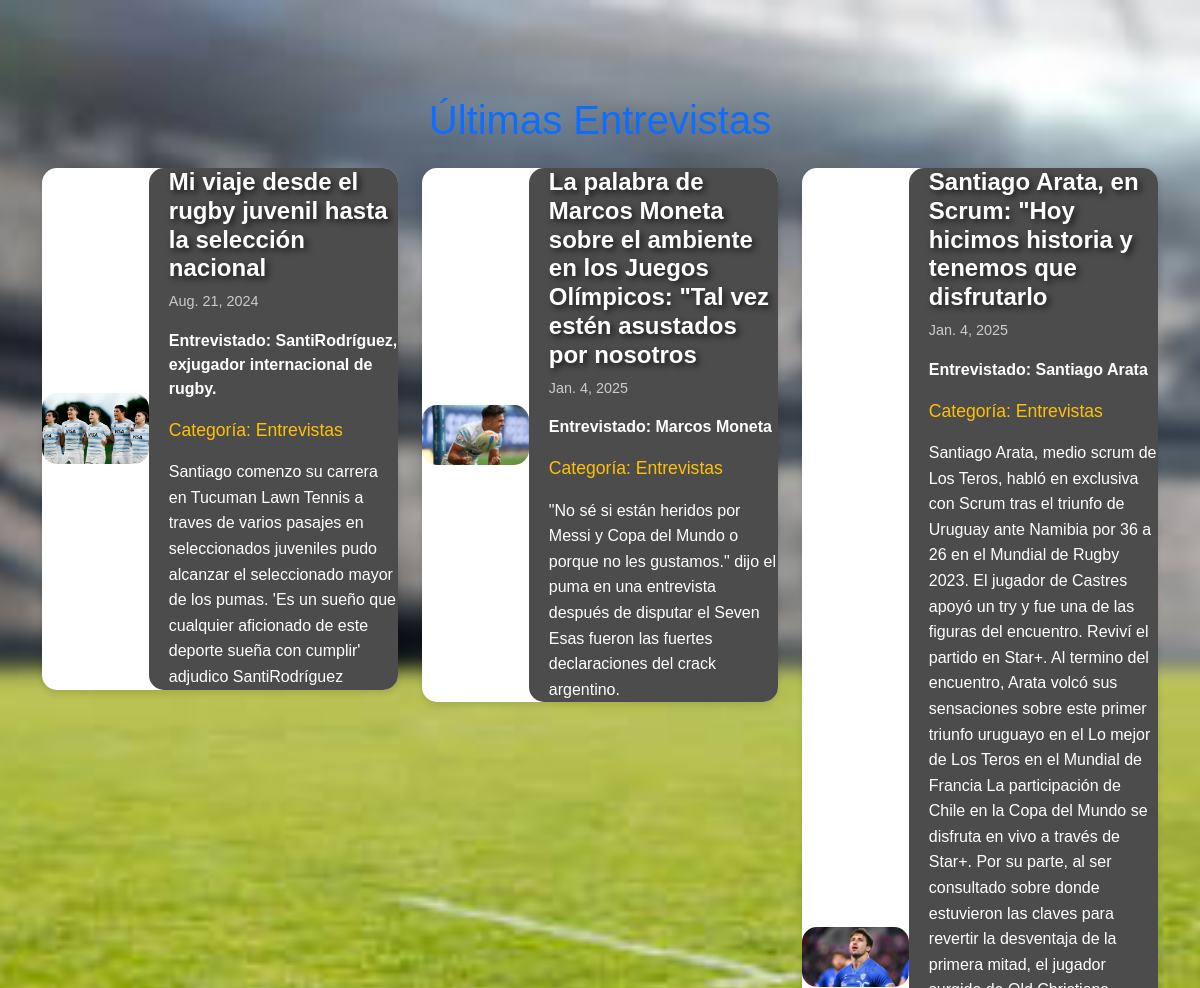
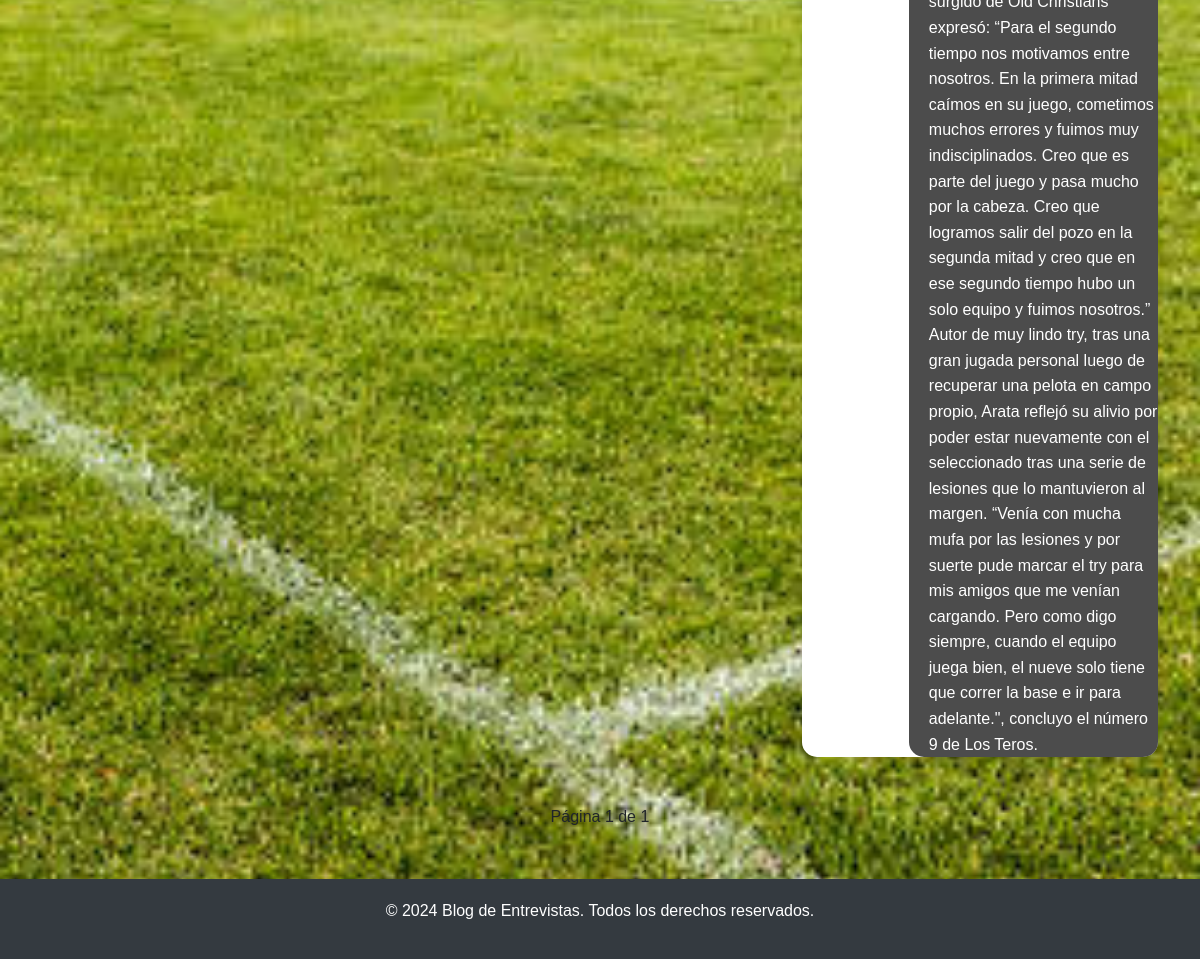
Page /entrevistas/ on the committed database (2 pictures, top to bottom).
### blog/models.py (models this page shows, shortened)
class Entrevista(models.Model):
    titulo = models.CharField(max_length=200)
    fecha = models.DateField()
    contenido = models.TextField()
    entrevistado = models.CharField(max_length=100)
    imagen = models.ImageField(upload_to='entrevistas/', blank=True, null=True)
    categoria = models.CharField(max_length=100)

### blog/views.py (the view)
# urls.py: path('entrevistas/', views.categoria_entrevistas, name='categoria_entrevistas'),
def categoria_entrevistas(request):
    entrevistas = Entrevista.objects.all()  # Asegúrate de que esto devuelva todas las entrevistas
    paginator = Paginator(entrevistas, 6)  # Paginación de 6 entrevistas por página
    page_number = request.GET.get('page')
    page_obj = paginator.get_page(page_number)  # Página actual
    return render(request, 'categoria_entrevistas.html', {'posts': page_obj})

### blog/templates/categoria_entrevistas.html (shortened to what this page needs)
<!DOCTYPE html>
{% load static %}
<html lang="es">
<head>
    <link href="https://cdn.jsdelivr.net/npm/bootstrap@5.3.0-alpha1/dist/css/bootstrap.min.css" rel="stylesheet">
</head>
<body>
    <div class="container mt-5 pt-5">
        <h1 class="mb-4 text-center text-primary">Últimas Entrevistas</h1>
        <div class="row">
            {% for post in posts %}
                <div class="col-md-4 mb-4">
                    <div class="card">
                        <div class="card-content-wrapper">
                            {% if post.imagen %}
                                <img src="{{ post.imagen.url }}" class="card-img-left" alt="{{ post.titulo }}">
                            {% endif %}
                            <div class="card-body-left">
                                <h5 class="card-title">{{ post.titulo }}</h5>
                                <p class="card-date">{{ post.fecha }}</p>
                                <p class="card-interviewee">Entrevistado: {{ post.entrevistado }}</p>
                                <p class="card-category">Categoría: {{ post.categoria }}</p>
                                <p class="card-text">{{ post.contenido }}</p>
                            </div>
                        </div>
                    </div>
                </div>
            {% empty %}
                <p class="text-center">No hay entrevistas disponibles en este momento.</p>
            {% endfor %}
        </div>
        <div class="d-flex justify-content-center mt-4">
            <span class="mx-2">Página {{ posts.number }} de {{ posts.paginator.num_pages }}</span>
        </div>
    </div>
    <footer>
        <p>&copy; 2024 Blog de Entrevistas. Todos los derechos reservados.</p>
    </footer>
</body>
</html>

### rows in the picture
Entrevista: imagen (picture), titulo "Mi viaje desde el rugby juvenil hasta la selección nacional", fecha "Aug. 21, 2024", entrevistado "SantiRodríguez, exjugador internacional de rugby.", categoria "Entrevistas", contenido "Santiago comenzo su carrera en Tucuman Lawn Tennis a traves de varios pasajes en seleccionados juveniles pudo alcanzar el seleccionado mayor de los pumas. 'Es un sueño que cualquier aficionado de este deporte sueña con cumplir' adjudico SantiRodríguez"
Entrevista: imagen (picture), titulo "La palabra de Marcos Moneta sobre el ambiente en los Juegos Olímpicos: \"Tal vez estén asustados por nosotros", fecha "Jan. 4, 2025", entrevistado "Marcos Moneta", categoria "Entrevistas", contenido "\"No sé si están heridos por Messi y Copa del Mundo o porque no les gustamos.\" dijo el puma en una entrevista después de disputar el Seven Esas fueron las fuertes declaraciones del crack argentino."
Entrevista: imagen (picture), titulo "Santiago Arata, en Scrum: \"Hoy hicimos historia y tenemos que disfrutarlo", fecha "Jan. 4, 2025", entrevistado "Santiago Arata", categoria "Entrevistas", contenido "Santiago Arata, medio scrum de Los Teros, habló en exclusiva con Scrum tras el triunfo de Uruguay ante Namibia por 36 a 26 en el Mundial de Rugby 2023. El jugador de Castres apoyó un try y fue una de las figuras del encuentro. Reviví el partido en Star+. Al termino del encuentro, Arata volcó sus sensaciones sobre este primer triunfo uruguayo en el Lo mejor de Los Teros en el Mundial de Francia La participación de Chile en la Copa del Mundo se disfruta en vivo a través de Star+. Por su parte, al ser consultado sobre donde estuvieron las claves para revertir la desventaja de la primera mitad, el jugador surgido de Old Christians expresó: “Para el segundo tiempo nos motivamos entre nosotros.…"

### other values in the picture
{{ posts.number }} "1"
{{ posts.paginator.num_pages }} "1"
